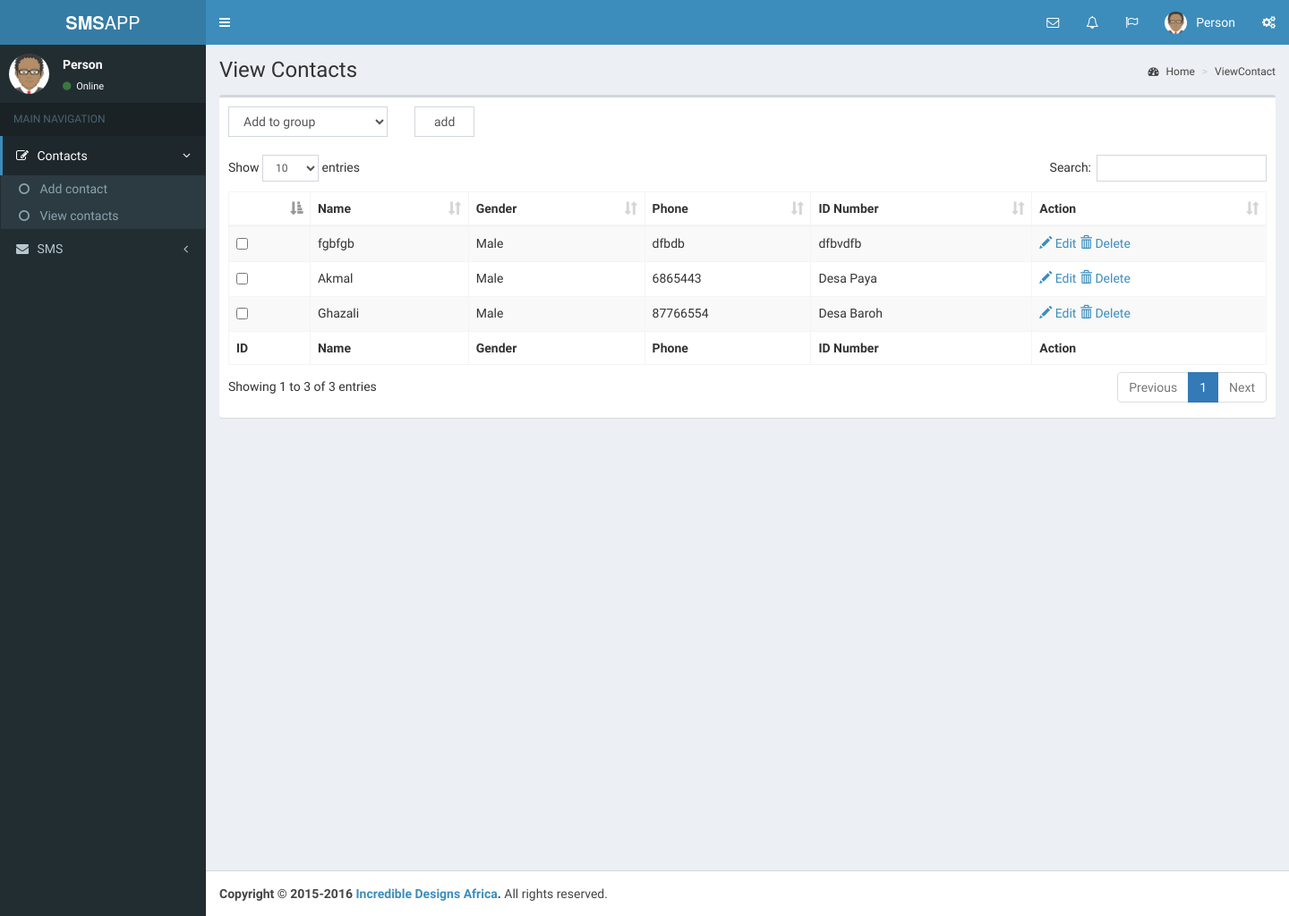
Page /viewContact.php on the earlier database version.
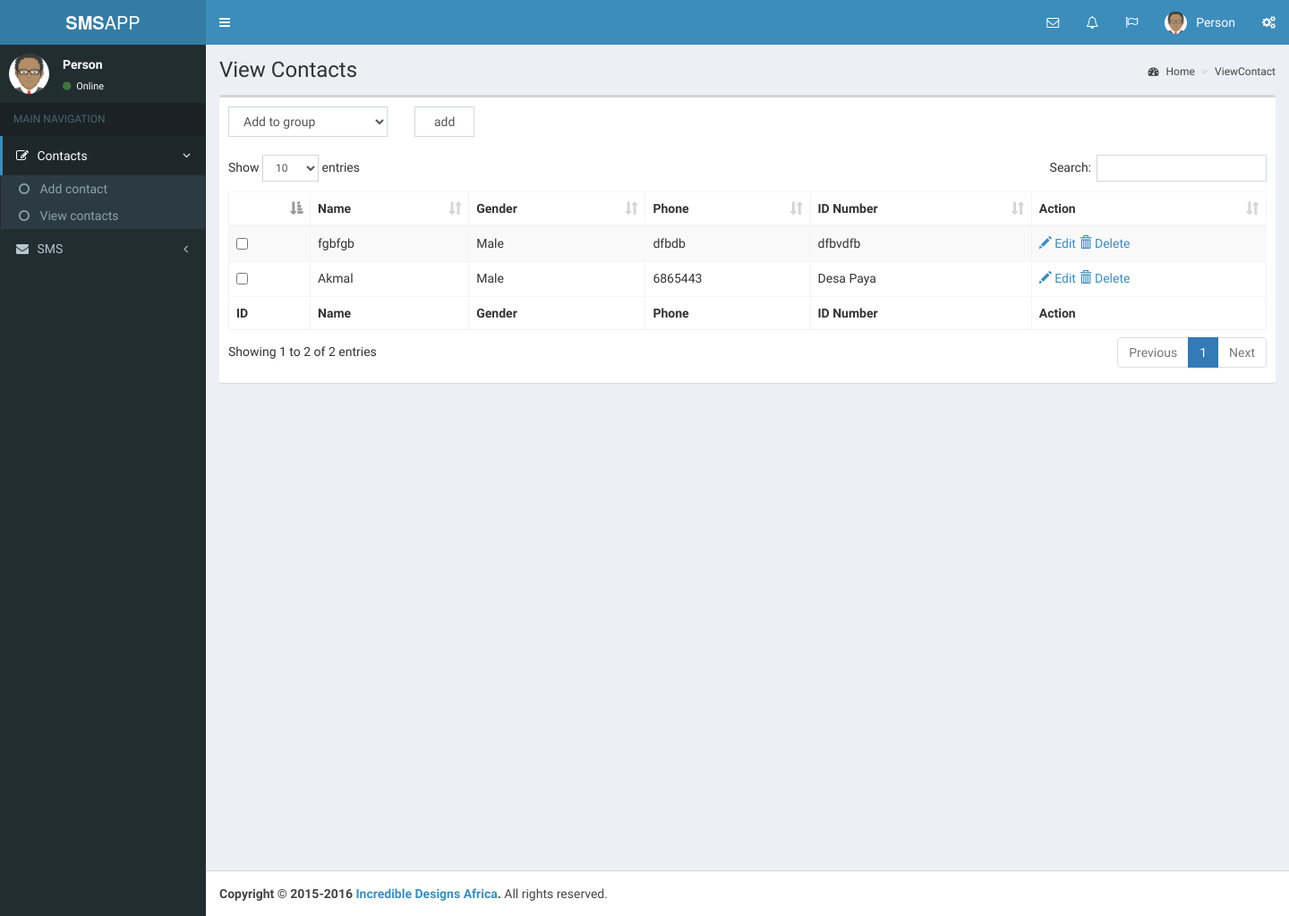
Same page on the later database version.
### tables this page shows
CREATE TABLE `personal` (
  `id_personal` int(11) NOT NULL,
  `name` varchar(45) NOT NULL,
  `gender` varchar(20) NOT NULL,
  `telp` varchar(25) NOT NULL,
  `idnumber` text NOT NULL,
  `label` varchar(255) NOT NULL
);

### viewContact.php (the view, shortened to what this page needs)
<!DOCTYPE html>
<?php include "includes/_config.php"; ?>
<html>
  <head>
    <?php include "includes/_csslinks.php"; ?>
    <link rel="stylesheet" href="plugins/datatables/dataTables.bootstrap.css">
  </head>
  <body class="hold-transition skin-blue sidebar-mini">
    <div class="wrapper">
      <?php include "includes/_header.php"; ?>
      <?php include "includes/_leftsidebar.php" ?>
      <div class="content-wrapper">
        <section class="content-header">
          <h1>
            View Contacts
          </h1>
          <?php include "includes/_breadcrums.php"; ?>
        </section>
        <section class="content">
          <div class="row">
            <div class="col-xs-12">
              <div class="box">
                <div class="box-header">
                  <div id="add-group-form">
                    <div class="col-md-2">
                      <select id="add-group-form-select" class="form-control">
                        <option>Add to group</option>
                      </select>
                    </div>
                    <div class="col-md-1">
                      <input id="add-group-form-btn" class="form-control" type="submit" value="add"/>
                    </div>
                    <div class="group-add-alert col-md-3 text-danger"> </div>
                  </div>
                </div>
                <div class="box-body">
                  <table id="contact-table" class="table table-bordered table-striped">
                    <thead>
                      <tr>
                        <th></th>
                        <th>Name</th>
                        <th>Gender</th>
                        <th>Phone</th>
                        <th>ID Number</th>
                        <th>Action</th>
                      </tr>
                    </thead>
                    <tbody>
                      <?php
                        $res = $mysqli->query("SELECT * FROM personal ORDER BY id_personal DESC");
                        while ($row = $res->fetch_assoc()):
                      ?>
                        <tr>
                          <td> <input id="<?php echo $row['id_personal'] ?>"type="checkbox" name="checkgroup"/> </td>
                          <td><?php echo $row['name'] ?></td>
                          <td><?php echo $row['gender'] ?></td>
                          <td><?php echo $row['telp'] ?></td>
                          <td><?php echo $row['idnumber'] ?></td>
                          <td>
                          <a href="updateContact.php?u=<?php echo $row['id_personal'] ?>"><span class="glyphicon glyphicon-pencil" aria-hidden="true"></span> Edit</a>
                          <a href="?deleting=<?php echo $row['id_personal'] ?>"><span class="glyphicon glyphicon-trash" aria-hidden="true"></span> Delete</a>
                          </td>
                        </tr>
                      <?php
                      endwhile;
                      ?>
                    </tbody>
                    <tfoot>
                      <tr>
                        <th>ID</th>
                        <th>Name</th>
                        <th>Gender</th>
                        <th>Phone</th>
                        <th>ID Number</th>
                        <th>Action</th>
                      </tr>
                    </tfoot>
                  </table>
                </div>
              </div>
            </div>
          </div>
        </section>
      </div>
      <?php include "includes/_footercopyright.php"; ?>
    </div>
  </body>
</html>

### includes/_csslinks.php
<link rel="stylesheet" href="bootstrap/css/bootstrap.min.css">
<link rel="stylesheet" href="https://maxcdn.bootstrapcdn.com/font-awesome/4.4.0/css/font-awesome.min.css">
<link rel="stylesheet" href="https://code.ionicframework.com/ionicons/2.0.1/css/ionicons.min.css">
<link rel="stylesheet" href="dist/css/AdminLTE.min.css">
<link rel="stylesheet" href="dist/css/custom.css">
<link rel="stylesheet" href="dist/css/skins/_all-skins.min.css">

### includes/_header.php (shortened to what this page needs)
<?php
  $link = $_SERVER['PHP_SELF'];
  $link_array = explode('/',$link);
  $page = end($link_array);
  $filename = explode('.', $page);
  $filename =  $filename[0];
 ?>
<header class="main-header">
  <a href="" class="logo">
    <span class="logo-lg"><b>SMS</b>APP</span>
  </a>
  <nav class="navbar navbar-static-top" role="navigation">
    <a href="#" class="sidebar-toggle" data-toggle="offcanvas" role="button">
    </a>
    <div class="navbar-custom-menu">
      <ul class="nav navbar-nav">
        <li class="dropdown messages-menu">
          <a href="#" class="dropdown-toggle" data-toggle="dropdown">
            <i class="fa fa-envelope-o"></i>
          </a>
        </li>
        <li class="dropdown notifications-menu">
          <a href="#" class="dropdown-toggle" data-toggle="dropdown">
            <i class="fa fa-bell-o"></i>
          </a>
        </li>
        <li class="dropdown tasks-menu">
          <a href="#" class="dropdown-toggle" data-toggle="dropdown">
            <i class="fa fa-flag-o"></i>
          </a>
        </li>
        <li class="dropdown user user-menu">
          <a href="#" class="dropdown-toggle" data-toggle="dropdown">
            <img src="dist/img/avatar.png" class="user-image" alt="User Image">
            <span class="hidden-xs">Person</span>
          </a>
        </li>
        <li>
          <a href="#" data-toggle="control-sidebar"><i class="fa fa-gears"></i></a>
        </li>
      </ul>
    </div>
  </nav>
</header>

### includes/_leftsidebar.php (shortened to what this page needs)
<aside class="main-sidebar">
  <section class="sidebar">
    <div class="user-panel">
      <div class="pull-left image">
        <img src="dist/img/avatar.png" class="img-circle" alt="User Image">
      </div>
      <div class="pull-left info">
        <p>Person</p>
        <a href="#"><i class="fa fa-circle text-success"></i> Online</a>
      </div>
    </div>
    <ul class="sidebar-menu">
      <li class="header">MAIN NAVIGATION</li>
      <?php if (strpos($filename, 'Contact') == true): ?>
        <li class="treeview active">
      <?php else: ?>
        <li>
      <?php endif; ?>
        <a href="#">
          <i class="fa fa-edit"></i> <span>Contacts</span>
          <i class="fa fa-angle-left pull-right"></i>
        </a>
        <ul class="treeview-menu">
          <li class=""><a href="addContact.php"><i class="fa fa-circle-o"></i> Add contact</a></li>
          <li class=""><a href="viewContact.php"><i class="fa fa-circle-o"></i> View contacts</a></li>
        </ul>
      </li>
      <?php if (strpos($filename, 'sms') == true): ?>
        <li class="treeview active">
      <?php else: ?>
        <li>
      <?php endif; ?>
        <a href="#">
          <i class="fa fa-envelope"></i> <span>SMS</span>
          <i class="fa fa-angle-left pull-right"></i>
        </a>
      </li>
    </ul>
  </section>
</aside>

### includes/_breadcrums.php
<ol class="breadcrumb">
	<li><a href="#"><i class="fa fa-dashboard"></i> Home</a></li>
	<li><a href="#"><?php echo ucfirst($filename) ?></a></li>
</ol>

### includes/_footercopyright.php (shortened to what this page needs)
<footer class="main-footer">
        <strong>Copyright &copy; 2015-2016 <a href="">Incredible Designs Africa</a>.</strong> All rights reserved.
      </footer>

Differences in the rows shown:
removed personal: name "Ghazali", gender "Male", telp "87766554", idnumber "Desa Baroh"
Other differences:
text written by a page script: "Show entries Search: Showing 1 to 3 of 3 entries Previous 1 Next" → "Show entries Search: Showing 1 to 2 of 2 entries Previous 1 Next"
